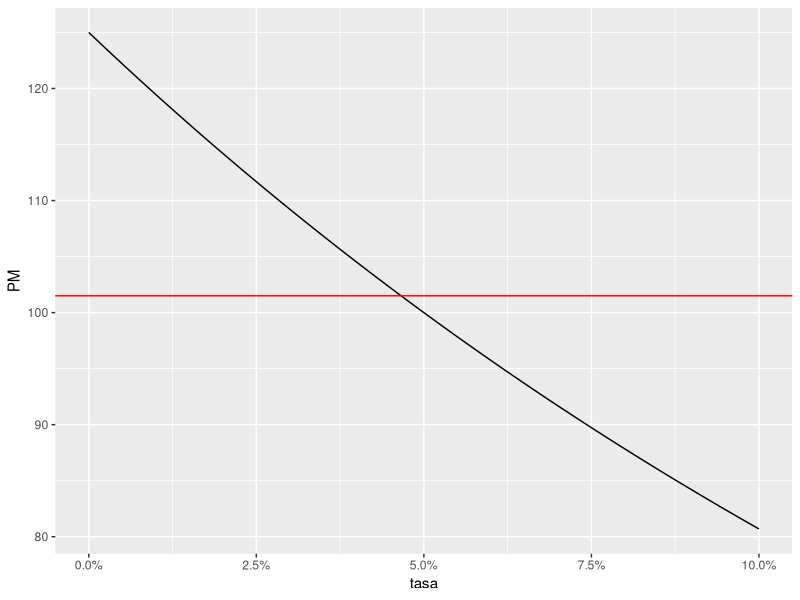

Here is the R script that generated this plot:
## ---- chunk 1
knitr::opts_chunk$set(echo = TRUE)
library(ggplot2)
library(scales)
## ---- chunk 2
PM=101.5
f=function(r){2.5*(((1+0.5*r)^-1)+((1+0.5*r)^-2)+((1+0.5*r)^-3)+((1+0.5*r)^-4)+((1+0.5*r)^-5)+((1+0.5*r)^-6)+((1+0.5*r)^-7)+((1+0.5*r)^-8)+((1+0.5*r)^-9)+((1+0.5*r)^-10))+100*(1+0.5*r)^-10}
x=seq(10^-6,0.1,0.00001)
y=f(x)
df=data.frame(x,y)
ggplot=ggplot(data=df)+aes(x=x,y=y)+geom_line()+geom_hline(yintercept=101.5,col="red")+scale_x_continuous(name="tasa",label=percent)+scale_y_continuous(name="PM",labels =comma)
ggplot
